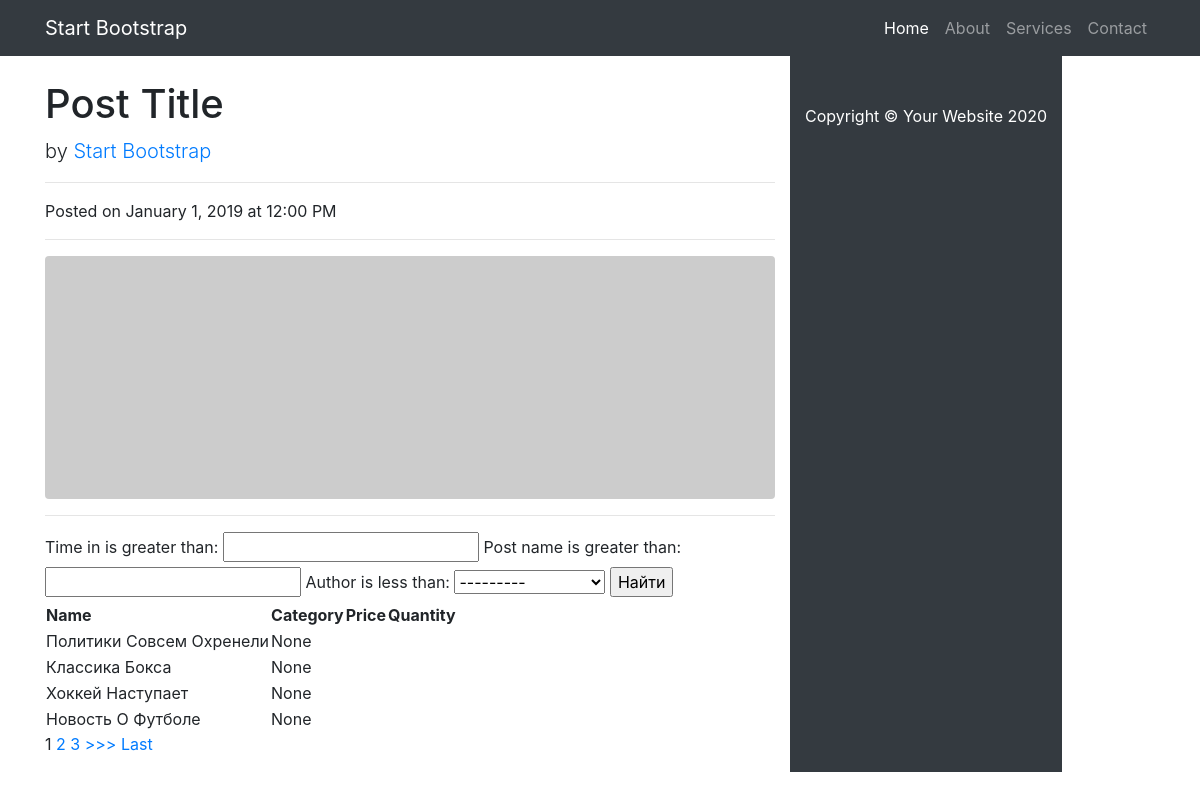
Before: /news/search with the older database file.
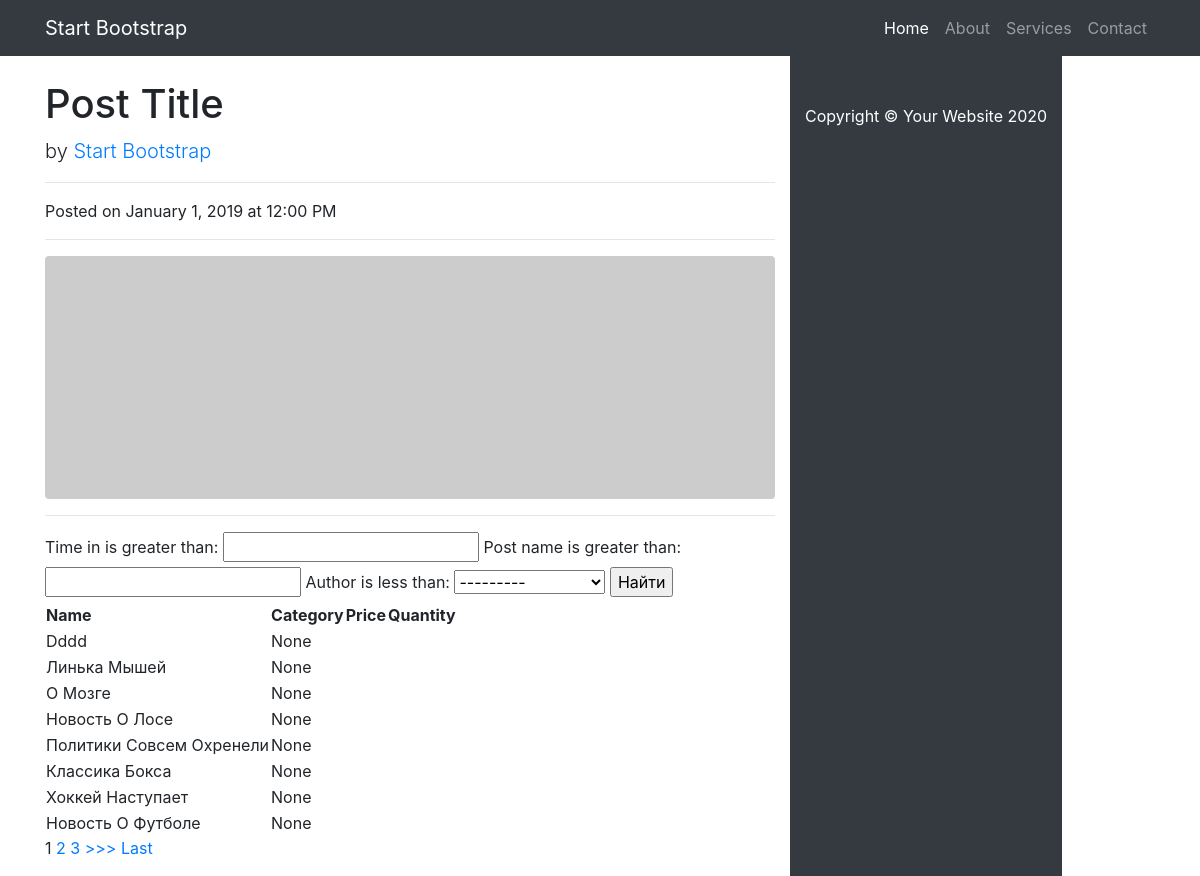
After: the same page with the newer database file.
### news/models.py (models this page shows, shortened)
class Post(models.Model):
    author = models.ForeignKey(Author, on_delete = models.CASCADE)
    choise = models.BooleanField(default=False)# выбор статья или новость
    time_in = models.DateTimeField(auto_now_add=True)
    categories = models.ManyToManyField(Category, through='PostCategory')
    post_name = models.CharField(max_length = 255)
    text = models.CharField(max_length = 255)
    post_rating = models.FloatField(default=0.0)

### news/views.py (the view)
# urls.py: path('search', Search.as_view()),
class Search(ListView):
    model = Post
    template_name = 'search.html'
    context_object_name = 'search'
    ordering = ['-time_in']
    paginate_by = 1  # поставим постраничный вывод в один элемент
    def get_context_data(self, **kwargs):  # забираем отфильтрованные объекты переопределяя метод
        context = super().get_context_data(**kwargs)
        context['filter'] = PostFilter(self.request.GET, queryset=self.get_queryset())  # вписываем наш фильтр
        return context

### templates/search.html (shortened to what this page needs)
{% extends 'flatpages/default.html' %}
{% block content %}
<form method="GET">
    {{ filter.form }}
    <input type="submit" value="Найти">
</form>
<table>
    <thead>
        <th>
            Name
        </th>
        <th>
            Category
        </th>
        <th>
            Price
        </th>
        <th>
            Quantity
        </th>
    </thead>
    {% for post in filter.qs %}
    <tr>
        <td>
            {{ post.post_name|title }}
        </td>
        <td>
            {{ post.categories.name|title }}
        </td>
        <td>
        </td>
        <td>
        </td>
    </tr>
    {% endfor %}
</table>
{% if is_paginated %}
    {% for num in page_obj.paginator.page_range %}
        {% if page_obj.number == num %}
            <a>{{ num }}</a>
        {% elif num > page_obj.number|add:'-3' and num < page_obj.number|add:'3' %}
            <a href="?page={{ num }}">{{ num }}</a>
        {% endif %}
    {% endfor %}
    {% if page_obj.has_next %}
        <a href="?page={{ page_obj.next_page_number }}">>>></a>
        <a href="?page={{ page_obj.paginator.num_pages }}">Last</a>
    {% endif %}
{% endif %}
{% endblock content %}

Changed rows visible on the page:
added Post: post_name "Dddd", categories.name "None"
added Post: post_name "Линька Мышей", categories.name "None"
added Post: post_name "О Мозге", categories.name "None"
added Post: post_name "Новость О Лосе", categories.name "None"
